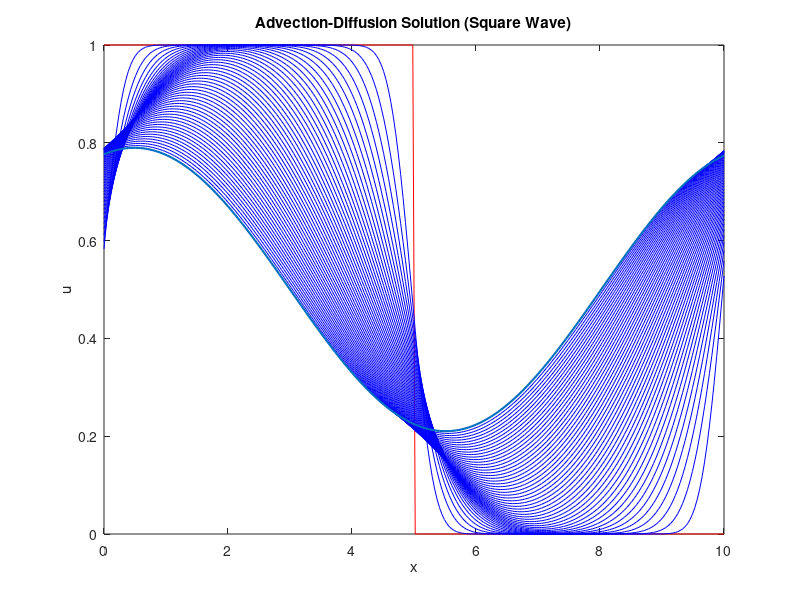

This chart was generated by the following MATLAB code:
% using Strang Splitting to sovle PDE
% Kevin Roberts
% November 2024

clear all
close all
clc

% Parameters
L = 10;                % Domain length
J = 256;               % Number of spatial points
x = linspace(0, L, J); % Spatial grid
dx = L/J;              % Spatial step size
c = 1;                 % Advection speed
D = 1;                 % Diffusion coefficient
dt = dx/c;             % Time step (CFL condition)
T = 2;               % Final time
steps = floor(T / dt); % Number of time steps

% Initial condition: square wave
u = zeros(size(x));
u(x < L/2) = 1.0; % Square wave

u_initial = u; % defining an initial condition

% plotting the initial condition
plot(x, u_initial, 'r'); hold on;

% Wavenumbers for Fourier transform
k = 2 * pi * [0:J/2-1 -J/2:-1] / L; % FFT wavenumbers

% Time-stepping loop
for n = 1:steps
    % First diffusion half-step
    u_hat = fft(u);
    u_hat = u_hat .* exp(-D * (k.^2) * (dt/2));
    u = real(ifft(u_hat));
    
    % Advection full step
    shift = round(c * dt / dx); % Number of grid points to shift
    u = circshift(u, -shift); % Shift left for periodic boundary

    % Second diffusion half-step
    u_hat = fft(u);
    u_hat = u_hat .* exp(-D * (k.^2) * (dt/2));
    u = real(ifft(u_hat));
    
    plot(x, u, 'b'); 
    pause(0.05); % Pause to animate
end

% Plot the final solution
plot(x, u, 'LineWidth', 1.5);
xlabel('x');
ylabel('u');
title('Advection-Diffusion Solution (Square Wave)');



